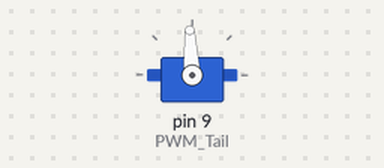
Recording of a sketch running on a simulated Arduino Uno, built with avr-gcc and run on an emulated ATmega328P. On the bench: servo.

Above: at 0.05 s.
Timing chart, 0 to 4.6 s (numbered marks = the images above):
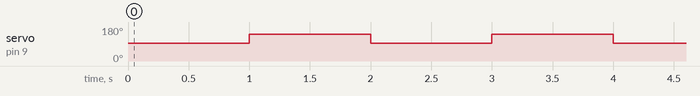

Measured:
- by itself, servo on pin 9 (PWM_Tail): alternates 141° for 1.0 s and 93° for 1.0 s

The sketch:

Servo_Test.ino
```cpp
#include <Servo.h>

#define PWM_Tail 9 // --> pin 15 (PB1)

Servo tailServo;

void setup() {
  pinMode(PWM_Tail, OUTPUT);
  tailServo.attach(PWM_Tail);  // Attach tail servo to its PIN
}


void loop() {
  tailServo.writeMicroseconds(1500);
  delay(1000);  // controls speed between switches
  tailServo.writeMicroseconds(2000); // controls angle
  delay(1000);
}
```
